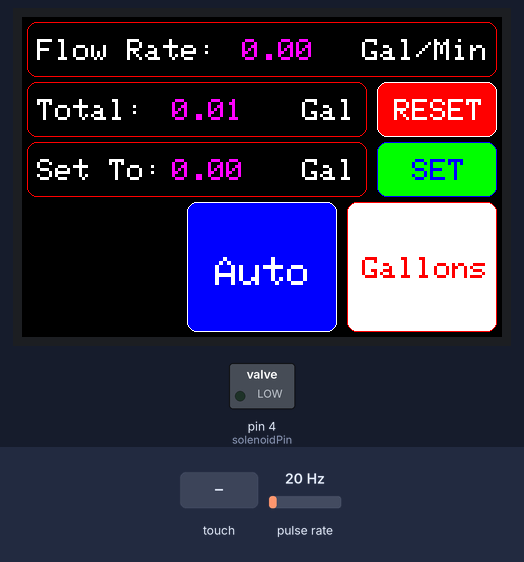
Recording of a sketch running on a simulated Arduino Uno, built with avr-gcc and run on an emulated ATmega328P. On the bench: 480×320 colour display, switched loads named in the sketch (green lamp = pin HIGH). Wiring (inferred from the names in the program): pulse sensor: data pin 2. The test bench sets the inputs (shaded band); at power-on: pulse rate 20 Hz. What the sketch prints to the serial monitor is not drawn.

Above: at 3.6 s.
3.7 s: touch panel pressed at 62 % / 50 % of its raw x / y range
At 4.7 s:
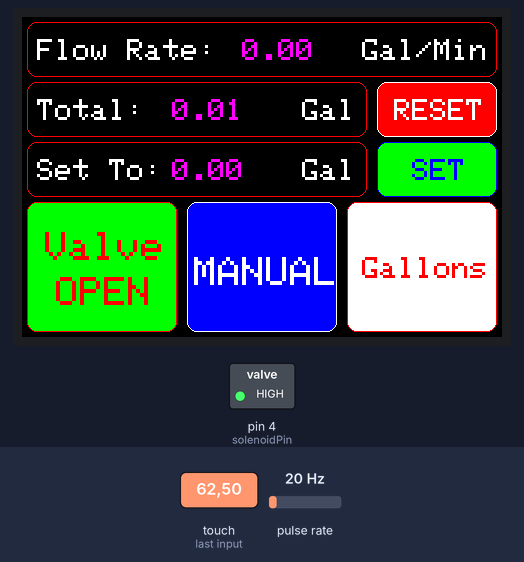
5.2 s: touch panel pressed at 13 % / 10 % of its raw x / y range
At 6.8 s:
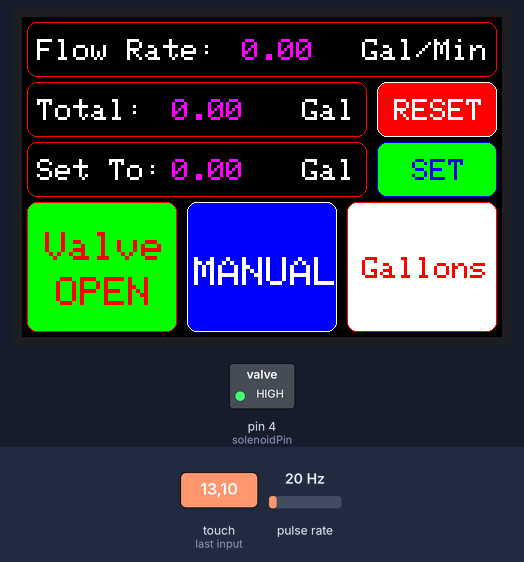
8.2 s: touch panel pressed at 87 % / 10 % of its raw x / y range
At 10.0 s:
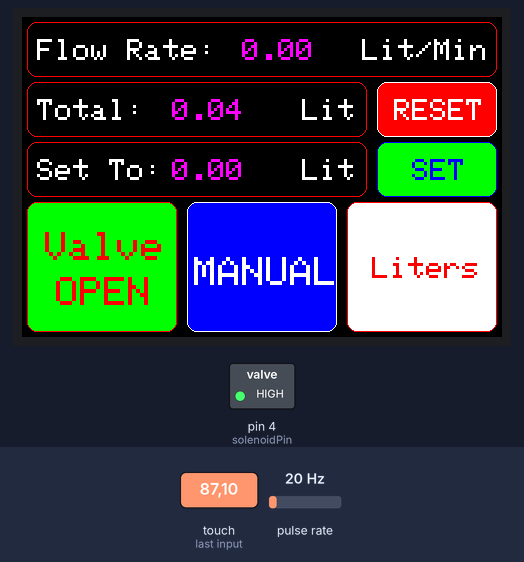
11.2 s: touch panel pressed at 87 % / 50 % of its raw x / y range
At 13.1 s:
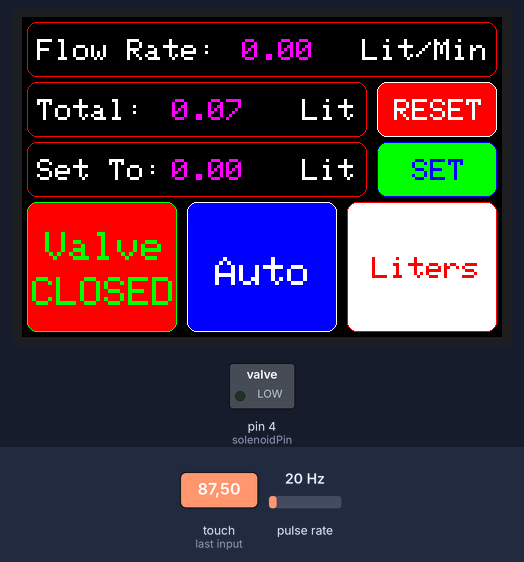
14.2 s: touch panel pressed at 87 % / 10 % of its raw x / y range
At 16.7 s:
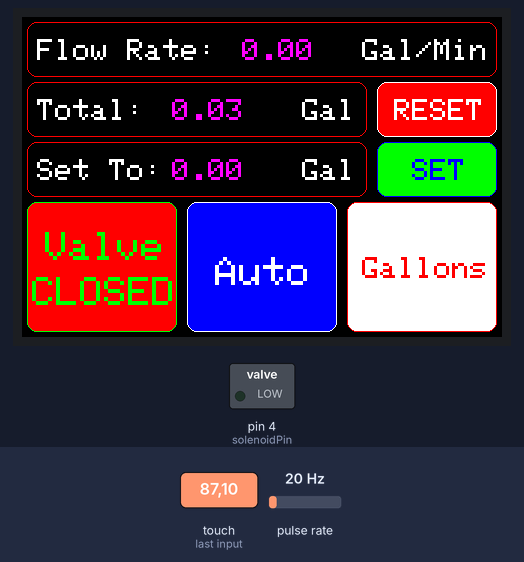
17.0 s: touch panel pressed at 62 % / 50 % of its raw x / y range
At 20.7 s:
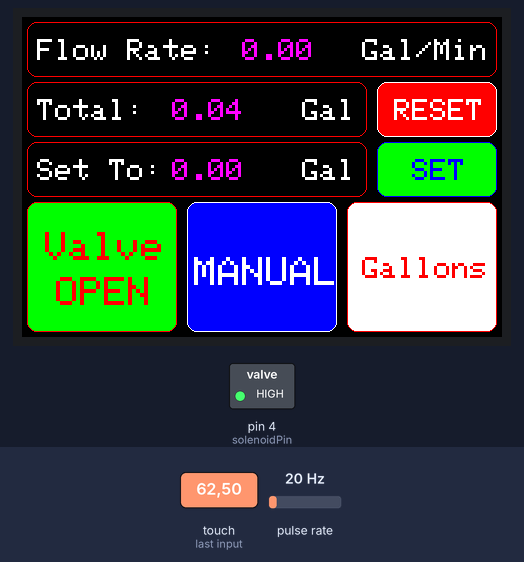
Timing chart, 0 to 21.0 s (numbered marks = the images above; inputs shaded):
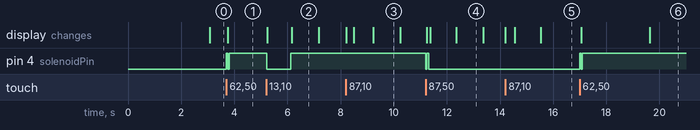

Measured:
- after the input at 3.7 s, pin 4 (solenoidPin): LOW → HIGH at once, → LOW 0.05 s later, → HIGH 0.05 s later; the display: changes after 0.05 s (image 1)
- after the input at 5.2 s, pin 4 (solenoidPin): HIGH → LOW at once, → HIGH 0.92 s later; the display: first changes at once (image 2 shows a later state)
- after the input at 8.2 s, the display: first changes at once (image 3 shows a later state)
- after the input at 11.2 s, pin 4 (solenoidPin): HIGH → LOW at once, → HIGH 0.05 s later, → LOW 0.07 s later; the display: first changes after 0.05 s (image 4 shows a later state)
- after the input at 14.2 s, the display: first changes at once (image 5 shows a later state)
- after the input at 17.0 s, pin 4 (solenoidPin): LOW → HIGH at once, → LOW 0.05 s later, → HIGH 0.05 s later; the display: first changes after 0.05 s (image 6 shows a later state)
- what the display in image 2 shows lasts 1.0 s, from 6.2 s to 7.2 s

The sketch:

FlowMeterTFTSketch3.ino
```cpp
/*
 * Pin setup
 *
 * TFT Display
 * GND to Ground
 * Vin to 5 volts
 * CLK to Digital 13
 * MISO to Digital 12
 * MOSI to Digital 11
 * CS to Digital 10
 * D/C to Digital 9
 * Y+ to A2
 * X+ to Digital 8
 * Y- to Digital 7
 * X- to A3
 *
 * FlowMeter
 * Red to 5 volts
 * Black to Ground
 * Yellow to Digital 2
 */

#include <Adafruit_GFX.h>    // Core graphics library
#include <SPI.h>
#include "Adafruit_HX8357.h"
#include "TouchScreen.h"


// These are the four touchscreen analog pins
#define YP A2  // must be an analog pin, use "An" notation!
#define XM A3  // must be an analog pin, use "An" notation!
#define YM 7   // can be a digital pin
#define XP 8   // can be a digital pin

// This is calibration data for the raw touch data to the screen coordinates
#define TS_MINX 110
#define TS_MINY 80
#define TS_MAXX 900
#define TS_MAXY 940

#define MINPRESSURE 10
#define MAXPRESSURE 1000

// The display uses hardware SPI, plus #9 & #10
#define TFT_RST -1  // dont use a reset pin, tie to arduino RST if you like
#define TFT_DC 9
#define TFT_CS 10

Adafruit_HX8357 tft = Adafruit_HX8357(TFT_CS, TFT_DC, TFT_RST);
TouchScreen ts = TouchScreen(XP, YP, XM, YM, 300);


byte sensorInterrupt    = 0;
byte sensorPin          = 2;
byte solenoidPin        = 4;
float calibrationFactor = 34;
volatile byte pulseCount;
unsigned long flowRate;
float flowRateDisplay;
float oldFlowRate;
float flowML;
float flow;
float totalA;
float oldTotalA;
float totalADisplay;
float oldTime;
float setAmount;
float oldSetAmount;
bool Liter = false;
bool valveOpen = false;
bool oldValveOpen = false;
bool onMainScreen = true;
bool manualOverride = false;
float conversionFactor;

//Button integers for lower and higher x and y limits
int button147ClearYLow = 665;
int button147ClearYHigh = 900;
int button2580YLow = 375;
int button2580YHigh = 610;
int button369SetYLow = 85;
int button369SetYHigh = 320;

int button123XLow = 150;
int button123XHigh = 255;
int button456XLow = 305;
int button456XHigh = 395;
int button789XLow = 450;
int button789XHigh = 550;
int buttonClear0SetXLow = 605;
int buttonClear0SetXHigh = 760;

void setup()
{
  Serial.begin(38400);
  pinMode(solenoidPin, OUTPUT);
  pinMode(sensorPin, INPUT);
  digitalWrite(sensorPin, HIGH);

  tft.begin(HX8357D);

  pulseCount    = 0;
  flow          = 0;
  flowRate      = 0;
  totalA        = 0.00;
  totalADisplay = 0.00;
  oldTime       = 0;
  setAmount     = 0.00;

  //Draw the main screen out
  drawMainScreen();

  attachInterrupt(sensorInterrupt, pulseCounter, FALLING);
}


void loop()
{
  //Set point p when pressing screen
  TSPoint p = ts.getPoint();

  //Here is where we will determine the button locations and actions
  //Main screen Buttons
  if (onMainScreen == true)
  {
    //RESET Button
    if (p.y > 80 && p.y < 320 && p.x > 200 && p.x < 390 && onMainScreen == true)
    {
      resetButton();
    }

    //SET Button on Main Screen
    if (p.y > 80 && p.y < 320 && p.x > 455 && p.x < 570 && onMainScreen == true)
    {
      setButtonMainScreen();
    }

    //Valve Button
    if (p.y > 670 && p.y < 920 && p.x > 570 && p.x < 900 && onMainScreen == true)
    {
       //intentionall blank
    }

    //Blank Button
    if (p.y > 380 && p.y < 615 && p.x > 570 && p.x < 900 && onMainScreen == true)
    {
      AutoManualButton();
    }

    // GallonLiter Toggle Button
    if (p.y > 90 && p.y < 320 && p.x > 630 && p.x < 900 && onMainScreen == true)
    {
      gallonLiterToggleButton();
    }
  }
  else //in set screen
  {
    //1
    if (p.y > button147ClearYLow && p.y < button147ClearYHigh && p.x > button123XLow && p.x < button123XHigh)
    {
      setNumberButton(1.00);
    }
    //2
    if (p.y > button2580YLow && p.y < button2580YHigh && p.x > button123XLow && p.x < button123XHigh)
    {
      setNumberButton(2.00);
    }
    //3
    if (p.y >  button369SetYLow && p.y <  button369SetYHigh && p.x > button123XLow && p.x < button123XHigh)
    {
      setNumberButton(3.00);
    }

    //4
    if (p.y > button147ClearYLow && p.y < button147ClearYHigh && p.x > button456XLow && p.x < button456XHigh)
    {
      setNumberButton(4.00);
    }
    //5
    if (p.y > button2580YLow && p.y < button2580YHigh && p.x > button456XLow && p.x < button456XHigh)
    {
      setNumberButton(5.00);
    }
    //6
    if (p.y >  button369SetYLow && p.y <  button369SetYHigh && p.x > button456XLow && p.x < button456XHigh)
    {
      setNumberButton(6.00);
    }

    //7
    if (p.y > button147ClearYLow && p.y < button147ClearYHigh && p.x > button789XLow && p.x < button789XHigh)
    {
      setNumberButton(7.00);
    }
    //8
    if (p.y > button2580YLow && p.y < button2580YHigh && p.x > button789XLow && p.x < button789XHigh)
    {
      setNumberButton(8.00);
    }
    //9
    if (p.y >  button369SetYLow && p.y <  button369SetYHigh && p.x > button789XLow && p.x < button789XHigh)
    {
      setNumberButton(9.00);
    }

    //Clear
    if (p.y > button147ClearYLow && p.y < button147ClearYHigh && p.x > buttonClear0SetXLow && p.x < buttonClear0SetXHigh)
    {
      clearButton();
    }
    //0
    if (p.y > button2580YLow && p.y < button2580YHigh && p.x > buttonClear0SetXLow && p.x < buttonClear0SetXHigh)
    {
      setNumberButton(0.00);
    }
    //Set
    if (p.y > button369SetYLow && p.y < button369SetYHigh && p.x > buttonClear0SetXLow && p.x < buttonClear0SetXHigh)
    {
      setButtonSetScreen();
    }


  }

  //Set Conversion Factors
  if (Liter == true)
  {
    conversionFactor = 1;
  }
  else
  {
    conversionFactor = (1 / 3.78541);
  }

  //Start Loop that updates the values every 1 second
  if((millis() - oldTime) > 1000)
  {
    detachInterrupt(sensorInterrupt);

    flowML = pulseCount * (1000/(calibrationFactor*60));
    flowRate = (flowML * (60000 / (millis() - oldTime))) / 1000;

    totalA += (flowML / 1000);

    flowRateDisplay = ((flowRate) * conversionFactor);
    totalADisplay = (totalA * conversionFactor);

    //Debug
    Serial.print("FLow Rate: "); Serial.println(flowRate);
    Serial.print("FLow Rate is Display: "); Serial.println(flowRateDisplay);
    Serial.print("TotalA : "); Serial.println(totalADisplay);
    Serial.print("setAmount : "); Serial.println(setAmount);
    Serial.print("Pulse Count"); Serial.println(pulseCount);
    Serial.print("How many Seconds "); Serial.println((millis() - oldTime));
    Serial.println("");


    if ((onMainScreen == true) && (!(oldFlowRate == flowRate)))
    {
      printFlowRate();
    }

    if ((onMainScreen == true) && !(totalA == oldTotalA))
    {
      printTotalA();
    }

    toggleValve();

    pulseCount = 0;

    oldTime = millis();

    oldValveOpen = valveOpen;

    oldFlowRate = flowRate;

    oldTotalA = totalA;

    attachInterrupt(sensorInterrupt, pulseCounter, FALLING);

  }

}

void pulseCounter()
{
  pulseCount++;
}

void drawMainScreen()
{
  onMainScreen = true;

  //Set background color to BLACK
  tft.fillScreen(HX8357_BLACK);
  //Set orientation to Horizon
  tft.setRotation(3);
  //Print Static Text
  printFlowRate();
  printTotalA();
  printSetAmountMainScreen();
  //Set default text size and color
  tft.setTextSize(4);
  tft.setTextColor(HX8357_WHITE);

  //Draw Static boxes and text
  tft.drawRoundRect(5, 5, 470, 55, 10,HX8357_RED);
  tft.drawRoundRect(5, 65, 340, 55, 10,HX8357_RED);
    tft.fillRoundRect(355, 65, 120, 55, 10,HX8357_RED);
    tft.drawRoundRect(355, 65, 120, 55, 10,HX8357_WHITE);
  tft.drawRoundRect(5, 125, 340, 55, 10,HX8357_RED);
    tft.fillRoundRect(355, 125, 120, 55, 10,HX8357_GREEN);
    tft.drawRoundRect(355, 125, 120, 55, 10,HX8357_BLUE);

  tft.setTextSize(3);
  tft.setCursor(15, 22);
  tft.print("Flow Rate: ");
  tft.setCursor(15, 82);
  tft.print("Total: ");
  tft.setCursor(15, 142);
  tft.print("Set To: ");
  tft.setCursor(372, 82);
  tft.print("RESET");
  tft.setCursor(372, 142);
  tft.setTextColor(HX8357_BLUE);
  tft.print(" SET");
  tft.setTextColor(HX8357_WHITE);


  if (Liter == false)
  {
    tft.setCursor(340, 22);
    tft.print("Gal/Min");
    tft.setCursor(280, 82);
    tft.print("Gal");
    tft.setCursor(280, 142);
    tft.print("Gal");
  }
  else
  {
    tft.setCursor(340, 22);
    tft.print("Lit/Min");
    tft.setCursor(280, 82);
    tft.print("Lit");
    tft.setCursor(280, 142);
    tft.print("Lit");
  }

  //Print Dynamic Buttons
  printValveButton();
  printGalLitButton();
  printAutoManualButton();

}

void drawSetScreen()
{
   onMainScreen = false;
   //Set background color to BLACK
  tft.fillScreen(HX8357_BLACK);
  //Set orientation to Horizon
  tft.setRotation(3);
  //Set default text size and color
  tft.setTextSize(4);
  tft.setTextColor(HX8357_WHITE);

  //Draw out Keypad
  tft.fillRoundRect(5,   5, 150, 55, 10, HX8357_RED);
  tft.fillRoundRect(165, 5, 150, 55, 10, HX8357_RED);
  tft.fillRoundRect(325, 5, 150, 55, 10, HX8357_RED);

  tft.fillRoundRect(5,   65, 150, 55, 10, HX8357_RED);
  tft.fillRoundRect(165, 65, 150, 55, 10, HX8357_RED);
  tft.fillRoundRect(325, 65, 150, 55, 10, HX8357_RED);

  tft.fillRoundRect(5,   125, 150, 55, 10, HX8357_RED);
  tft.fillRoundRect(165, 125, 150, 55, 10, HX8357_RED);
  tft.fillRoundRect(325, 125, 150, 55, 10, HX8357_RED);

  tft.fillRoundRect(5,   185, 150, 55, 10, HX8357_BLUE);
  tft.fillRoundRect(165, 185, 150, 55, 10, HX8357_RED);
  tft.fillRoundRect(325, 185, 150, 55, 10, HX8357_GREEN);

  tft.drawRoundRect(5, 245, 470, 70, 10, HX8357_GREEN);

  tft.setCursor(70,  19);
  tft.print("1");
  tft.setCursor(230, 19);
  tft.print("2");
  tft.setCursor(390, 19);
  tft.print("3");

  tft.setCursor(70,  79);
  tft.print("4");
  tft.setCursor(230, 79);
  tft.print("5");
  tft.setCursor(390, 79);
  tft.print("6");

  tft.setCursor(70,  139);
  tft.print("7");
  tft.setCursor(230, 139);
  tft.print("8");
  tft.setCursor(390, 139);
  tft.print("9");

  tft.setCursor(20,  199);
  tft.print("Clear");
  tft.setCursor(230, 199);
  tft.print("0");
  tft.setCursor(365, 199);
  tft.setTextColor(HX8357_BLUE);
  tft.print("Set");

  tft.setCursor(15,265);
  if (Liter == false)
  {
    tft.print("Gallons");
  }
  else
  {
    tft.print("Liters");
  }

}

void printValveButton()
{
  if (onMainScreen == true && (!(oldValveOpen == valveOpen)))
  {
    tft.setTextSize(4);

    if (valveOpen == true)
    {
      tft.fillRoundRect(5,   185, 150, 130, 10,HX8357_GREEN);
      tft.drawRoundRect(5,   185, 150, 130, 10,HX8357_RED);
      tft.setTextColor(HX8357_RED);
      tft.setCursor(23, 215);
      tft.print("Valve");
      tft.setCursor(10, 260);
      tft.print(" OPEN ");
    }
    else
    {
      tft.fillRoundRect(5,   185, 150, 130, 10,HX8357_RED);
      tft.drawRoundRect(5,   185, 150, 130, 10,HX8357_GREEN);
      tft.setTextColor(HX8357_GREEN);
      tft.setCursor(23, 215);
      tft.print("Valve");
      tft.setCursor(10, 260);
      tft.print("CLOSED");
    }
  }

  oldValveOpen = valveOpen;

}

void printGalLitButton()
{
  tft.fillRoundRect(325, 185, 150, 130, 10,HX8357_WHITE);
  tft.drawRoundRect(325, 185, 150, 130, 10,HX8357_RED);
  tft.setTextSize(3);
  tft.setTextColor(HX8357_RED);

  if (Liter == true)
  {
    tft.setCursor(350, 240);
    tft.print("Liters");
  }
  else
  {
    tft.setCursor(340, 240);
    tft.print("Gallons");
  }

}

void printAutoManualButton()
{
  tft.fillRoundRect(165, 185, 150, 130, 10,HX8357_BLUE);
  tft.drawRoundRect(165, 185, 150, 130, 10,HX8357_WHITE);

  tft.setTextSize(4);
  tft.setTextColor(HX8357_WHITE);

  if (manualOverride == true)
  {
    tft.setCursor(172, 240);
    tft.print("MANUAL");
  }
  else
  {
    tft.setCursor(193, 240);
    tft.print("Auto");
  }


}

void blankOutFlowRate()
{
    tft.fillRect(190, 8, 148, 46, HX8357_BLACK);
}

void blankOutTotalA()
{
    tft.fillRect(120, 68, 148, 46, HX8357_BLACK);
}

void blankOutSetScreenSetAmount()
{
    tft.fillRect(190, 250, 270, 60, HX8357_BLACK);
}

void blankOutMainScreenSetAmount()
{
    tft.fillRect(135, 128, 140, 46, HX8357_BLACK);
}

void openValve()
{
  digitalWrite(solenoidPin, HIGH);
  valveOpen = true;
  printValveButton();
}

void closeValve()
{
  digitalWrite(solenoidPin, LOW);
  valveOpen = false;
  printValveButton();
}

void resetButton()
{
  totalA = 0;
  printTotalA();
  setAmount = 0;
  printSetAmountMainScreen();
  closeValve();
}

void setButtonMainScreen()
{
  closeValve();
  totalA = 0;
  setAmount = 0;
  drawSetScreen();
}

void setButtonSetScreen()
{
  drawMainScreen();
  if (setAmount > totalA)
  {
    openValve();
  }

}

void gallonLiterToggleButton()
{
  if (Liter == true)
  {
    Liter = false;
    setAmount = (setAmount * 0.264172);
  }
  else
  {
    Liter = true;
    setAmount = (setAmount * 3.78541);
  }
  //We have to change oldValveOpen to have the printValveButton create the button
  oldValveOpen = !oldValveOpen;

  //We want to draw the whole screen as a lot of the text will change
  drawMainScreen();

}

void AutoManualButton()
{
  if (valveOpen == false)
  {
    openValve();
    manualOverride = true;
  }
  else
  {
    closeValve();
    manualOverride = false;
  }
  printAutoManualButton();
}

void toggleValve()
{
  if ((onMainScreen == true) && (setAmount >= totalADisplay) && (setAmount > 0) && (manualOverride == false))
  {
    openValve();
  }
  else if (manualOverride == true)
  {
    openValve();
  }
  else if (manualOverride == false)
  {
    closeValve();
  }
}

void printFlowRate()
{
  blankOutFlowRate();
  tft.setTextSize(3);
  tft.setTextColor(HX8357_MAGENTA);
  tft.setCursor(220, 22);
  tft.print(flowRateDisplay);
}

void printTotalA()
{
  blankOutTotalA();
  tft.setTextSize(3);
  tft.setTextColor(HX8357_MAGENTA);
  tft.setCursor(150, 82);
  tft.print(totalADisplay);
}

void printSetAmountMainScreen()
{
  blankOutMainScreenSetAmount();
  tft.setTextSize(3);
  tft.setTextColor(HX8357_MAGENTA);
  tft.setCursor(150, 142);
  tft.print(setAmount);
}

void printSetAmountSetScreen()
{
  blankOutSetScreenSetAmount();
  tft.setTextSize(4);
  tft.setTextColor(HX8357_MAGENTA);
  tft.setCursor(220, 265);
  tft.print(setAmount);
}

void setNumberButton(float i)
{
    float newSetAmount = (setAmount * 10);
    newSetAmount += (i/100);

    if (newSetAmount < 1000)
    {
      setAmount = newSetAmount;
    }

  printSetAmountSetScreen();
}

void clearButton()
{
  setAmount = 0.00;
  printSetAmountSetScreen();
}
```
